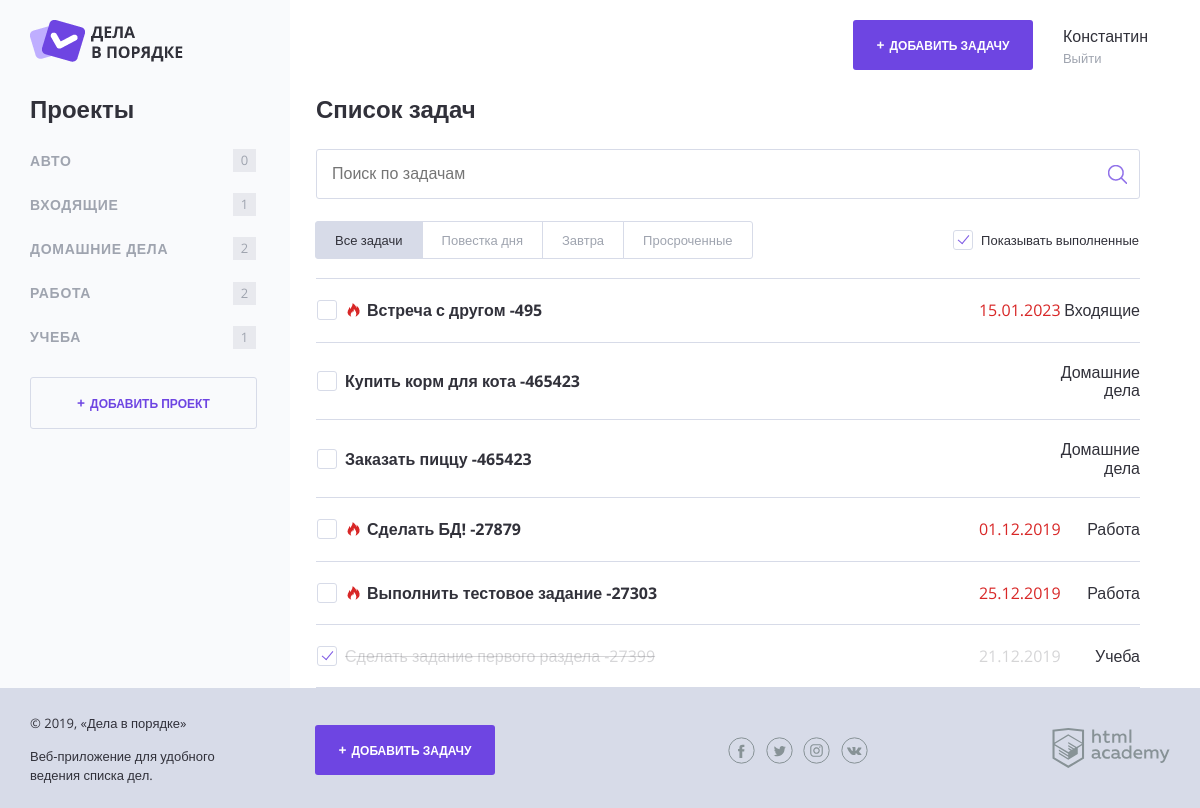
The page / on the database its author committed.
### tables this page shows
CREATE TABLE projects (
    id INT(11) PRIMARY KEY AUTO_INCREMENT,
    name VARCHAR(255) NOT NULL,
    user int NOT NULL,
    FOREIGN KEY (user) REFERENCES user (id),
    UNIQUE(user, name)
);

CREATE TABLE tasks (
    id INT(11) PRIMARY KEY AUTO_INCREMENT,
    name VARCHAR(255) NOT NULL,
    date_of_creation TIMESTAMP DEFAULT CURRENT_TIMESTAMP NOT NULL,
    link_file VARCHAR(255),
    date_of_completion DATE,
    category int NOT NULL,
    completed int(1) DEFAULT 0 NOT NULL,
    FOREIGN KEY (category) REFERENCES projects (id) 
);

### helpers.php (called while the page is built, shortened)
<?php
function include_template($name, array $data = []) {
    $name = 'templates/' . $name;
    extract($data);
    require $name;
    $result = ob_get_clean();
    return $result;
}

### data.php (called while the page is built, shortened)
<?php
$show_complete_tasks = rand(0, 1);
function get_projects ($con, $user) {
    $sql = "SELECT count(tasks.id) AS tasks_count, projects.name, projects.id FROM projects
            LEFT JOIN tasks ON projects.id = tasks.category
            WHERE projects.user = ?
            GROUP BY projects.name, projects.id";
    $stmt = mysqli_prepare($con, $sql);
    mysqli_stmt_bind_param($stmt, 'i', $user);
    mysqli_stmt_execute($stmt);
    $res = mysqli_stmt_get_result($stmt);
    return mysqli_fetch_all($res, MYSQLI_ASSOC);
}
function get_tasks_by_user ($con, $user) {
    $sql = "SELECT tasks.name AS task, tasks.date_of_completion, projects.name AS category, tasks.completed, link_file FROM projects
            JOIN tasks ON tasks.category = projects.id
            WHERE projects.user = ?";
    $stmt = mysqli_prepare($con, $sql);
    mysqli_stmt_bind_param($stmt, 'i', $user);
    mysqli_stmt_execute($stmt);
    $res = mysqli_stmt_get_result($stmt);
    return mysqli_fetch_all($res, MYSQLI_ASSOC);
}

### functions.php (called while the page is built, shortened)
<?php
function quantity_hours($deadline) {
    return floor((strtotime($deadline) - time()) / 60 / 60);
}

### templates/main.php (the view, shortened to what this page needs)
<section class="content__side">
    <h2 class="content__side-heading">Проекты</h2>
    <nav class="main-navigation">
        <ul class="main-navigation__list">
        <?php foreach ($projects as $value) : ?>
        <li class="main-navigation__list-item
            <?php if ($value['id'] == $id) : ?>
                main-navigation__list-item--active
            <?php endif; ?>">
            <a class="main-navigation__list-item-link" href="index.php?id=<?= $value['id'] ?>"><?= htmlspecialchars($value['name']) ?></a>
            <span class="main-navigation__list-item-count"><?= $value['tasks_count'] ?></span>
        </li>
        <?php endforeach; ?>
        </ul>
    </nav>
    <a class="button button--transparent button--plus content__side-button"
        href="/add-project.php">Добавить проект</a>
</section>
<main class="content__main">
    <h2 class="content__main-heading">Список задач</h2>
    <form class="search-form" action="index.php" method="post" autocomplete="off">
        <input class="search-form__input" type="text" name="" value="" placeholder="Поиск по задачам">
        <input class="search-form__submit" type="submit" name="" value="Искать">
    </form>
    <div class="tasks-controls">
        <nav class="tasks-switch">
            <a href="/" class="tasks-switch__item tasks-switch__item--active">Все задачи</a>
            <a href="/" class="tasks-switch__item">Повестка дня</a>
            <a href="/" class="tasks-switch__item">Завтра</a>
            <a href="/" class="tasks-switch__item">Просроченные</a>
        </nav>
        <label class="checkbox">
            <span class="checkbox__text">Показывать выполненные</span>
        </label>
    </div>
    <table class="tasks">
        <?php if (!is_null($tasks)): foreach ($tasks as $task): ?>
        <?php if ($show_complete_tasks === 1 || !$task['completed']):?>
        <tr class="tasks__item task <?php if ($task['completed']): ?>task--completed<?php endif; ?><?php if (!$task['completed'] && quantity_hours($task['date_of_completion']) <= 24 && $task['date_of_completion'] !== null): ?>task--important<?php endif; ?>">
            <td class="task__select">
                <label class="checkbox task__checkbox">
                    <span class="checkbox__text"><?=htmlspecialchars($task['task'])?> <?=quantity_hours($task['date_of_completion'])?></span>
                </label>
            </td>
            <td class="task__file">
            </td>
            <td class="task__date">
                <?php if (isset($task["date_of_completion"])): ?>
                            <?= htmlspecialchars(date("d.m.Y", strtotime($task["date_of_completion"]))); ?>
                <?php endif; ?>
            </td>
            <td class="task__controls"><?=htmlspecialchars($task['category'])?></td>
        </tr>
        <?php endif; ?>
        <?php endforeach; endif;?>
    </table>
</main>

### templates/layout.php (shortened to what this page needs)
<!DOCTYPE html>
<html lang="ru">
<head>
    <link rel="stylesheet" href="css/normalize.css">
    <link rel="stylesheet" href="css/style.css">
    <link rel="stylesheet" href="css/flatpickr.min.css">
</head>
<body>
<div class="page-wrapper">
    <div class="container container--with-sidebar">
        <header class="main-header">
            <a href="/">
                <img src="img/logo.png" width="153" height="42" alt="Логотип Дела в порядке">
            </a>
            <div class="main-header__side">
                <a class="main-header__side-item button button--plus open-modal" href="/add-task.php<?php if (isset($_GET['id'])):?><?= '?id=' . $id ?><?php endif;?>">Добавить задачу</a>
                <div class="main-header__side-item user-menu">
                    <div class="user-menu__data">
                        <p>Константин</p>
                        <a href="#">Выйти</a>
                    </div>
                </div>
            </div>
        </header>
        <div class="content">
            <?=$content?>
        </div>
    </div>
</div>
<footer class="main-footer">
    <div class="container">
        <div class="main-footer__copyright">
            <p>© 2019, «Дела в порядке»</p>
            <p>Веб-приложение для удобного ведения списка дел.</p>
        </div>
        <a class="main-footer__button button button--plus" href="/add-task.php<?php if (isset($_GET['id'])):?><?= '?id=' . $id ?><?php endif;?>">Добавить задачу</a>
        <div class="main-footer__social social">
            <a class="social__link social__link--facebook" href="#">
            </a>
            <a class="social__link social__link--twitter" href="#">
            </a>
            <a class="social__link social__link--instagram" href="#">
            </a>
            <a class="social__link social__link--vkontakte" href="https://vk.com/laifodes">
            </a>
        </div>
        <div class="main-footer__developed-by">
            <a href="https://htmlacademy.ru/intensive/php">
                <img src="img/htmlacademy.svg" alt="HTML Academy" width="118" height="40">
            </a>
        </div>
    </div>
</footer>
</body>
</html>

### index.php
<?php
require_once('init.php');
$tasks = [];
$id = null;
if (isset($_GET['id'])) {
    $id = $_GET['id'];
    $tasks = get_tasks_by_id($con, 1, $id);
}
else {
    $tasks = get_tasks_by_user($con, 1);
}
$page_content = include_template('main.php', [
    'projects' => get_projects($con, 1),
    'tasks' => $tasks,
    'show_complete_tasks' => $show_complete_tasks,
    'id' => $id
]);
$layout_content = include_template('layout.php', [
    'content' => $page_content,
    'id' => $id,
    'title' => 'Дела в порядке'
]);
print($layout_content);

### rows shown on the page
projects: name "АВТО", tasks_count "0"
projects: name "ВХОДЯЩИЕ", tasks_count "1"
projects: name "ДОМАШНИЕ ДЕЛА", tasks_count "2"
projects: name "РАБОТА", tasks_count "2"
projects: name "УЧЕБА", tasks_count "1"
tasks: name "Встреча с другом", date_of_completion "-495", date_of_completion "15.01.2023", category.name "Входящие"
tasks: name "Купить корм для кота", date_of_completion "-465423", category.name "Домашние дела"
tasks: name "Заказать пиццу", date_of_completion "-465423", category.name "Домашние дела"
tasks: name "Сделать БД!", date_of_completion "-27879", date_of_completion "01.12.2019", category.name "Работа"
tasks: name "Выполнить тестовое задание", date_of_completion "-27303", date_of_completion "25.12.2019", category.name "Работа"
tasks: name "Сделать задание первого раздела", date_of_completion "-27399", date_of_completion "21.12.2019", category.name "Учеба"
